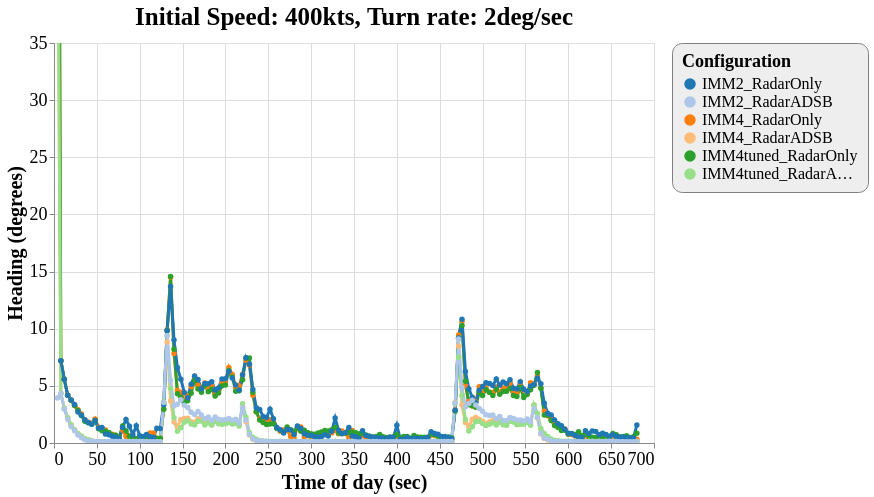

Vega-Lite specification stored for this chart:
### Vega-Lite specification from a JSON file in a GitHub repository (floating-point values rounded to 4 significant figures; data arrays with more than 128 entries replaced by an {"elided": "..."} marker saying what was removed)
{"config": {"view": {"continuousWidth": 600, "continuousHeight": 400}, "axisX": {"labelFontSize": 18, "titleFontSize": 20}, "axisY": {"labelFontSize": 18, "titleFontSize": 20}, "font": "Times New Roman", "legend": {"cornerRadius": 10, "fillColor": "#EEEEEE", "labelFontSize": 16, "padding": 10, "strokeColor": "gray", "titleFontSize": 18}, "title": {"fontSize": 25}}, "data": {"name": "data-62880f61765d04dfef21134ef23aeb3e"}, "mark": {"type": "line", "point": true, "strokeWidth": 3}, "encoding": {"color": {"type": "ordinal", "field": "config", "scale": {"scheme": "category20"}, "sort": ["IMM2_RadarOnly", "IMM2_RadarADSB", "IMM4_RadarOnly", "IMM4_RadarADSB", "IMM4tuned_RadarOnly", "IMM4tuned_RadarADSB"], "title": "Configuration"}, "x": {"type": "quantitative", "field": "time", "title": "Time of day (sec)"}, "y": {"type": "quantitative", "field": "rmse_hdg", "scale": {"domain": [0, 35], "zero": false}, "title": "Heading (degrees)"}}, "selection": {"selector049": {"type": "interval", "bind": "scales", "encodings": ["x", "y"]}}, "title": "Initial Speed: 400kts, Turn rate: 2deg/sec", "$schema": "https://vega.github.io/schema/vega-lite/v4.8.1.json", "datasets": {"data-62880f61765d04dfef21134ef23aeb3e": {"elided": "1019 records"}}}
